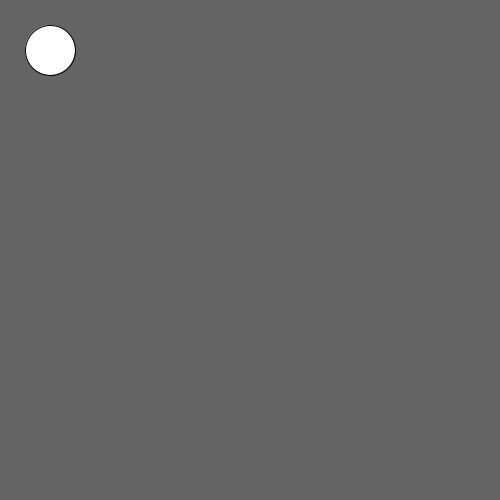
Frame 1 (no input)
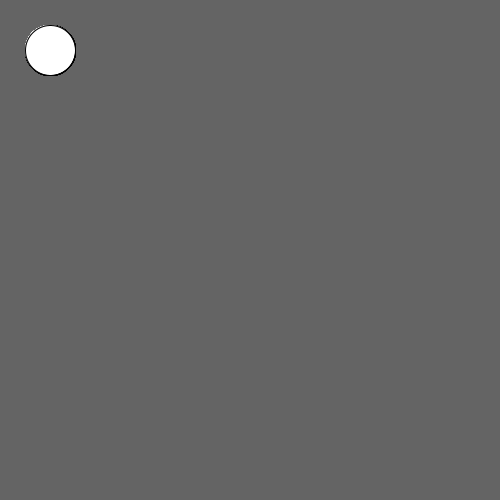
Frame 60 (the mouse pressed at the canvas centre just before this capture)
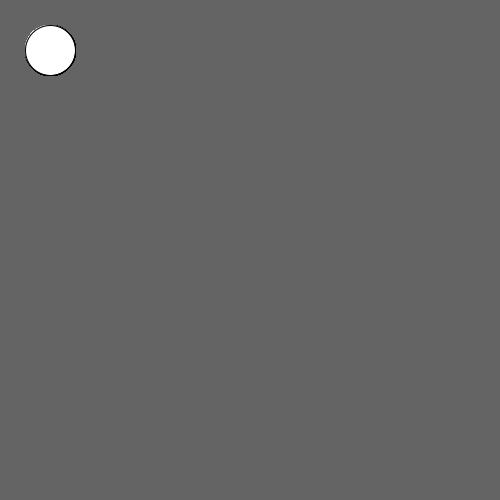
Frame 120 (the mouse held since frame 60 and released just before this capture)

The Processing sketch that drew these frames (run headless with seeded random() and noise(); from frame 60 on, the mouse is pressed at the canvas centre):

// Processing sketch: Class6_04_DeclaringVariables
// ── Class6_04_DeclaringVariables.pde
int x;
int y;
int w;

void setup(){
  size(500,500);
  frameRate(20);
  background(100);
  
  x = 50;
  y = 50;
  w = 50;
}

void draw(){
  ellipse(x,y,w,50);
}
